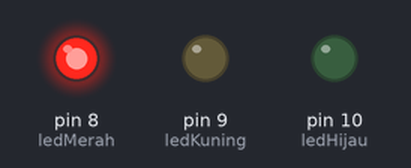
Bench run of a program on a simulated Arduino Uno, built with avr-gcc and run on an emulated ATmega328P. Parts: output pins drawn as LEDs (lit = HIGH).

Above: at 2.5 s.
At 5.5 s:
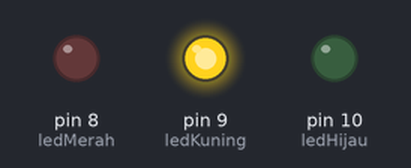
At 8.5 s:
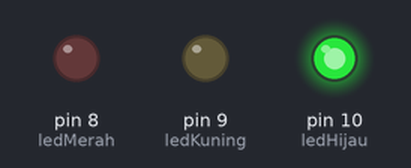
Timing chart, 0 to 15.6 s (numbered marks = the images above):
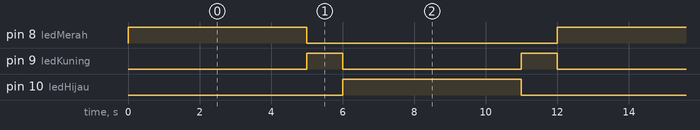

The program:

main.cpp
```cpp
#include <Arduino.h>

// Deklarasi pin LED
// Mendekalarasikan variabel konstanta integer untuk menyimpan nomor pin LED
const int ledMerah = 8;
const int ledKuning = 9;
const int ledHijau = 10;

void setup() {
  // Mengatur pin-pin yang dihubunkan ke LED sebagai output.
  // Hal ini berarti pin-pin tersebut dapat digunakan untuk mengendalikan LED.
  pinMode(ledMerah, OUTPUT);
  pinMode(ledKuning, OUTPUT);
  pinMode(ledHijau, OUTPUT);
}

void loop() {

  // LED Merah
  // Menyalakan LED Merah selama 2 detik, kemudian mematikannya.
  digitalWrite(ledMerah, HIGH);
  delay(5000);
  digitalWrite(ledMerah, LOW);

  // LED Kuning
  // Menyalakan LED Kuning selama 2 detik, kemudian mematikannya.
  digitalWrite(ledKuning, HIGH);
  delay(1000);
  digitalWrite(ledKuning, LOW);

  // LED Hijau
  // Menyalakan LED Hijau selama 2 detik, kemudian mematikannya.
  digitalWrite(ledHijau, HIGH);
  delay(5000);
  digitalWrite(ledHijau, LOW);

    // LED Kuning
  // Menyalakan LED Kuning selama 2 detik, kemudian mematikannya.
  digitalWrite(ledKuning, HIGH);
  delay(1000);
  digitalWrite(ledKuning, LOW);
}
```

Measured:
- by itself, pin 8 (ledMerah), pin 10 (ledHijau): alternates HIGH for 5.0 s and LOW for 7.0 s
- by itself, pin 9 (ledKuning): alternates HIGH for 1.0 s and LOW for 5.0 s
- by itself, everything shown: repeats every 12.0 s, in 5 steps
